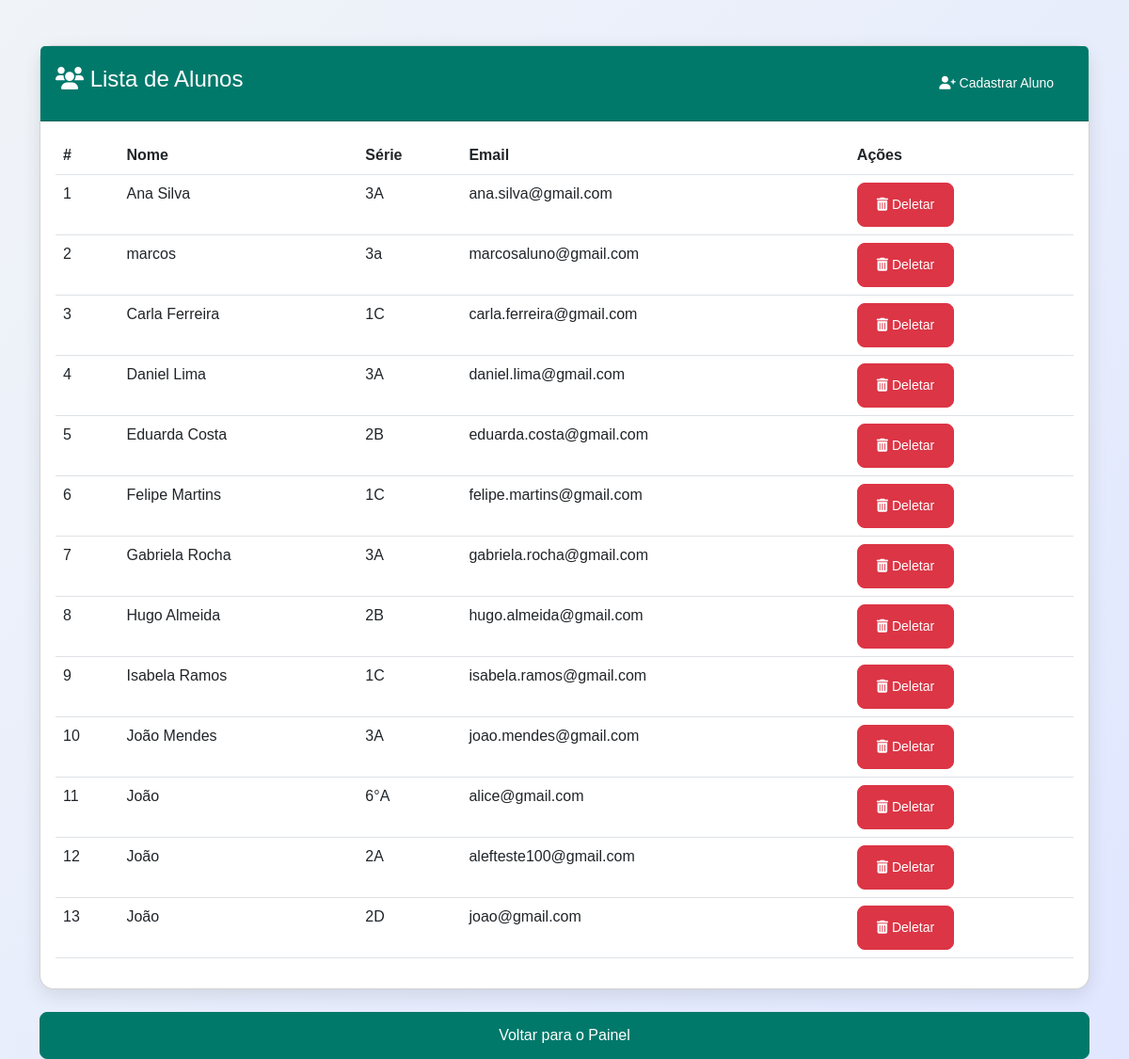
The page /frontend/lista_alunos.php (signed in) on the database as committed earlier.
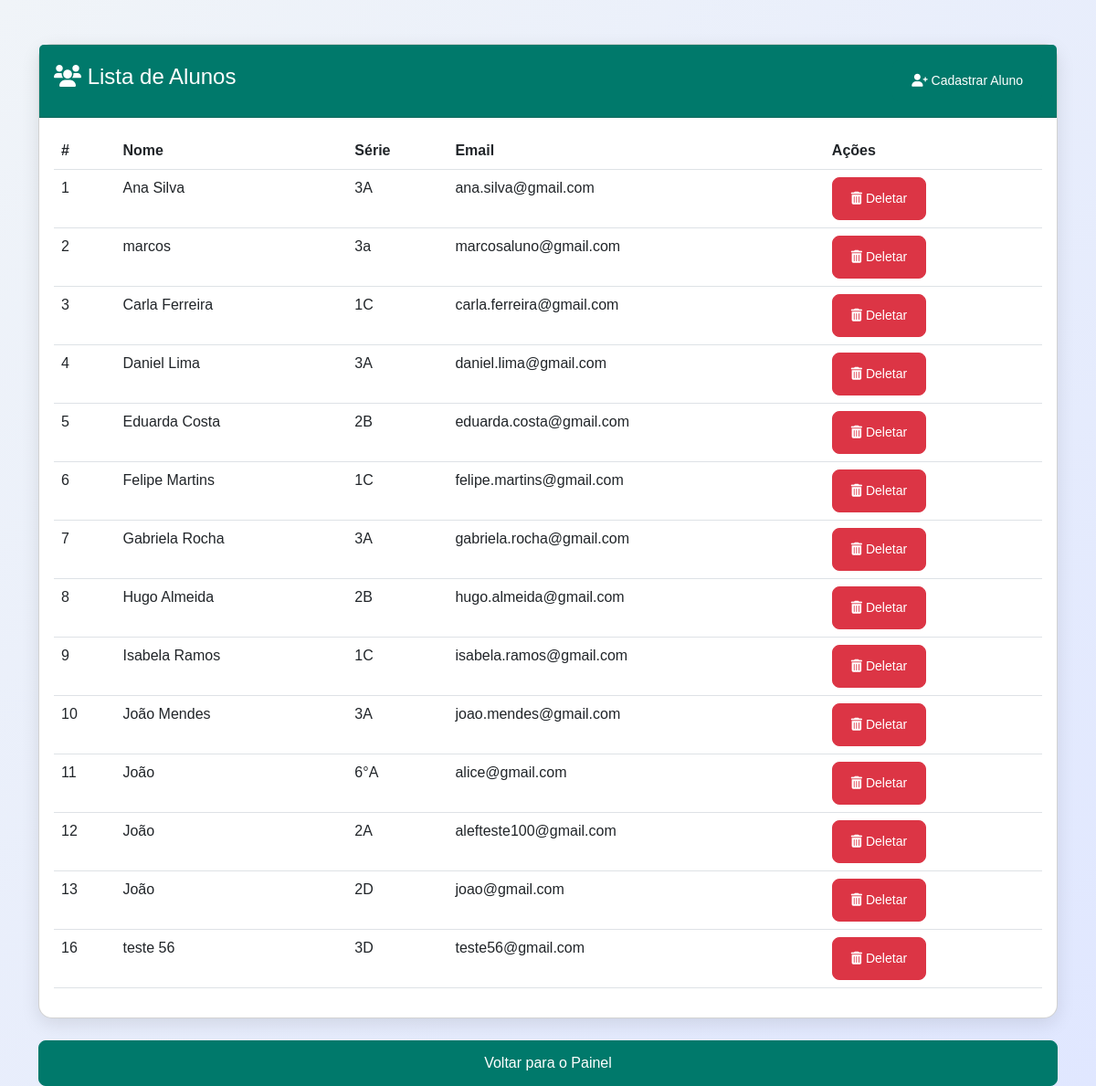
The same page on the database as committed later.
### tables this page shows
CREATE TABLE `alunos` (
  `id` int(11) NOT NULL,
  `nome` varchar(255) NOT NULL,
  `serie` varchar(50) NOT NULL,
  `email` varchar(255) NOT NULL,
  `senha` varchar(255) NOT NULL,
  `professor_id` int(11) DEFAULT NULL
);

### frontend/lista_alunos.php (the view, shortened to what this page needs)
<!DOCTYPE html>
<html lang="pt">
<head>
    <link href="https://cdn.jsdelivr.net/npm/bootstrap@5.3.0/dist/css/bootstrap.min.css" rel="stylesheet">
    <link href="https://cdnjs.cloudflare.com/ajax/libs/font-awesome/6.0.0-beta3/css/all.min.css" rel="stylesheet">
    <link rel="stylesheet" href="./assets/css/lista_alunos.css">
</head>
<body>
    <div class="container mt-5">
        <div class="card">
            <div class="card-header">
                <div class="d-flex justify-content-between align-items-center">
                    <h4><i class="fas fa-users"></i> Lista de Alunos</h4>
                    <a href="cadastro_aluno.php" class="btn btn-primary btn-sm">
                        <i class="fas fa-user-plus"></i> Cadastrar Aluno
                    </a>
                </div>
            </div>
            <div class="card-body">
                <?php
                require '../includes/conn.php';
                $sql = "SELECT id, nome, serie, email FROM alunos";
                $result = $conn->query($sql);
                if ($result->num_rows > 0) {
                    echo "<table class='table table-hover'>
                            <thead>
                                <tr>
                                    <th>#</th>
                                    <th>Nome</th>
                                    <th>Série</th>
                                    <th>Email</th>
                                    <th>Ações</th>
                                </tr>
                            </thead>
                            <tbody>";
                    while ($row = $result->fetch_assoc()) {
                        echo "<tr>
                                <td>" . $row['id'] . "</td>
                                <td>" . $row['nome'] . "</td>
                                <td>" . $row['serie'] . "</td>
                                <td>" . $row['email'] . "</td>
                                <td>
                                    <a href='?deletar=" . $row['id'] . "' class='btn btn-danger btn-sm'>
                                        <i class='fas fa-trash-alt'></i> Deletar
                                    </a>
                                </td>
                            </tr>";
                    }
                    echo "</tbody></table>";
                } else {
                    echo "<p>Nenhum aluno cadastrado.</p>";
                }
                ?>
            </div>
        </div>
        <br>
                <a href="dashboard.php" class="btn btn-primary w-100" id="voltaDashboardId">Voltar para o Painel</a>
                <br>
    </div>
</body>
</html>

Rows that differ between the two databases and show on the page:
added alunos: id "16", nome "teste 56", serie "3D", email "teste56@gmail.com"
